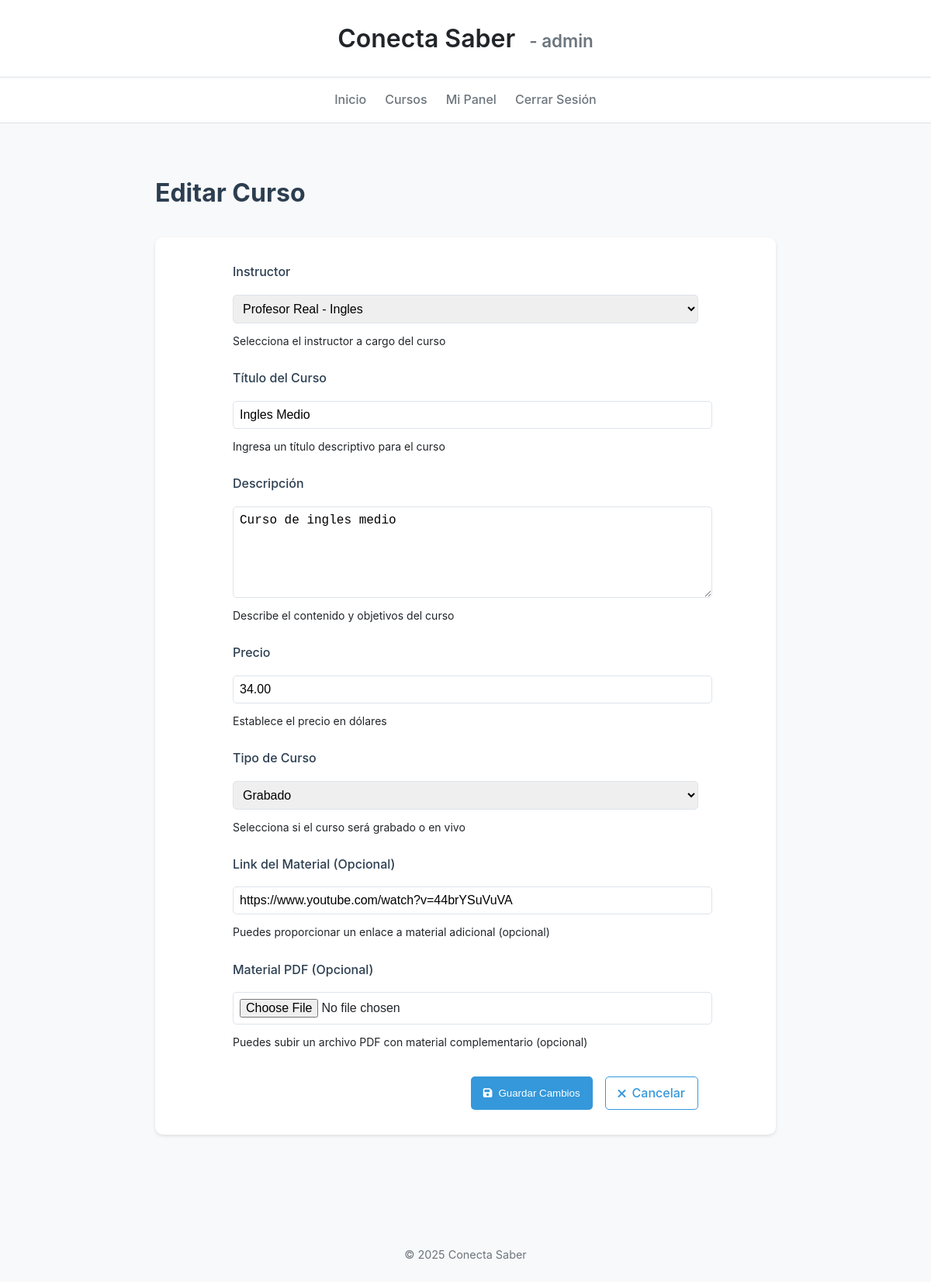
The app's page /administracion/cursos/7/editar/ (signed in) with its own data.
### core/models.py (models this page shows, shortened)
class Usuario(AbstractUser):
    nombre_completo = models.CharField(max_length=100)
    es_estudiante = models.BooleanField(default=False)
    es_instructor = models.BooleanField(default=False)
    es_administrador = models.BooleanField(default=False)
    titulo_especialidad = models.CharField(max_length=100, blank=True, null=True, help_text="Título o especialidad del instructor (ej: 'Profesor de Historia', 'Ingeniero en Sistemas')")
    def __str__(self):
        if self.es_instructor and self.titulo_especialidad:
            return f"{self.nombre_completo} - {self.titulo_especialidad}"
        return f"{self.nombre_completo}"

class Curso(models.Model):
    instructor = models.ForeignKey(Usuario, on_delete=models.CASCADE, related_name='cursos')
    titulo = models.CharField(max_length=100)
    slug = models.SlugField(unique=True, blank=True)
    descripcion = models.TextField()
    precio = models.DecimalField(max_digits=10, decimal_places=2)
    tipo = models.CharField(
        max_length=20,
        choices=[('grabado', 'Grabado'), ('en vivo', 'En vivo')]
    )
    estado = models.CharField(
        max_length=20,
        choices=[('activo', 'Activo'), ('inactivo', 'Inactivo')],
        default='activo'
    )
    link_material = models.URLField(blank=True, null=True, help_text="Link opcional para material adicional del curso")
    archivo_pdf = models.FileField(upload_to='cursos/pdfs/', blank=True, null=True, help_text="Archivo PDF opcional para el curso")
    fecha_creacion = models.DateTimeField(auto_now_add=True)
    fecha_actualizacion = models.DateTimeField(auto_now=True)
    class Meta:
        ordering = ['-fecha_creacion']

### core/views.py (the view)
# urls.py: path('administracion/cursos/<int:pk>/editar/', views.edit_course, name='edit_course'),
@login_required
def edit_course(request: HttpRequest, pk: int) -> HttpResponse:
    if not request.user.is_superuser:
        messages.error(request, 'No tienes permisos para editar cursos.')
        return redirect('admin_courses')
    curso = get_object_or_404(Curso, pk=pk)
    if request.method == 'POST':
        form = CourseForm(request.POST, instance=curso)
        if form.is_valid():
            form.save()
            messages.success(request, 'Curso actualizado exitosamente.')
            return redirect('admin_courses')
    else:
        form = CourseForm(instance=curso)
    return render(request, 'core/admin/edit_course.html', {
        'form': form,
        'curso': curso
    })

### core/templates/core/admin/edit_course.html (shortened to what this page needs)
{% extends "core/base.html" %}
{% block content %}
<div class="admin-content">
    <div class="page-header">
        <h2>Editar Curso</h2>
    </div>
    <div class="section">
        <form method="post" class="course-form" id="courseForm">
            {% for field in form %}
            <div class="form-group">
                <label for="{{ field.id_for_label }}">{{ field.label }}</label>
                {{ field }}
                {% if field.help_text %}
                <small class="form-text text-muted">{{ field.help_text }}</small>
                {% endif %}
            </div>
            {% endfor %}
            <div class="form-actions">
                <button type="submit" class="btn btn-primary">
                    <i class="fas fa-save"></i> Guardar Cambios
                </button>
                <a href="{% url 'admin_courses' %}" class="btn btn-outline">
                    <i class="fas fa-times"></i> Cancelar
                </a>
            </div>
        </form>
    </div>
</div>
{% endblock %}

### core/templates/core/base.html (shortened to what this page needs)
<!DOCTYPE html>
<html lang="es">
<head>
    <link rel="stylesheet" href="https://cdnjs.cloudflare.com/ajax/libs/font-awesome/6.0.0/css/all.min.css">
    {% load static %}
    <link rel="stylesheet" href="{% static 'core/css/buttons.css' %}">
    <link rel="stylesheet" href="{% static 'core/css/auth.css' %}">
    <link rel="stylesheet" href="{% static 'core/css/dashboard.css' %}">
</head>
<body>
    <header>
        <h1>
            <a href="{% url 'home' %}" style="text-decoration: none; color: inherit;">
                Conecta Saber
                {% if user.is_authenticated %}
                    <span style="font-size: 0.7em; color: var(--secondary-color); margin-left: 10px;">
                        - {{ user.username }}
                    </span>
                {% endif %}
            </a>
        </h1>
    </header>
    <nav>
        <a href="{% url 'home' %}">Inicio</a>
        <a href="{% url 'course_list' %}">Cursos</a>
        {% if user.is_authenticated %}
            {% if user.is_superuser %}
                <a href="{% url 'admin_dashboard' %}">Mi Panel</a>
            {% elif user.es_instructor %}
                <a href="{% url 'instructor_dashboard' %}">Mi Panel</a>
            {% else %}
                <a href="{% url 'dashboard' %}">Mi Panel</a>
            {% endif %}
            <a href="{% url 'logout' %}">Cerrar Sesión</a>
        {% else %}
            <a href="{% url 'login' %}">Iniciar Sesión</a>
        {% endif %}
    </nav>
    <main>
        {% block content %}{% endblock %}
    </main>
    <footer>
        <p>&copy; {% now "Y" %} Conecta Saber</p>
    </footer>
</body>
</html>

### core/static/core/css/auth.css (style rules this page uses)
.form-group { display: flex; flex-direction: column; gap: 0.5rem; }

### core/templates/core/base.html (style rules this page uses)
:root { --primary-color: #007bff; --secondary-color: #6c757d; --background-color: #f8f9fa; --text-color: #212529; --card-bg: #ffffff; --border-color: #dee2e6; }
body { font-family: -apple-system, BlinkMacSystemFont, "Segoe UI", Roboto, "Helvetica Neue", Arial, sans-serif; margin: 0; background-color: var(--background-color); color: var(--text-color); line-height: 1.6; }
header { background-color: var(--card-bg); color: var(--text-color); padding: 1.5rem 2rem; text-align: center; border-bottom: 1px solid var(--border-color); }
header h1 { margin: 0; font-weight: 600; }
nav { background-color: var(--card-bg); padding: 1rem; border-bottom: 1px solid var(--border-color); display: flex; justify-content: center; gap: 1.5rem; }
nav a { color: var(--secondary-color); text-decoration: none; font-weight: 500; transition: color 0.2s; }
main { padding: 2rem; max-width: 960px; margin: 0 auto; }
footer { text-align: center; padding: 2rem; margin-top: 2rem; color: var(--secondary-color); font-size: 0.9rem; }
.btn { display: inline-block; background-color: var(--primary-color); color: white; padding: 0.6rem 1.2rem; border-radius: 5px; text-decoration: none; font-weight: 500; transition: background-color 0.2s; }

### core/templates/core/admin/edit_course.html (style rules this page uses)
.admin-content { max-width: 800px; margin: 0 auto; padding: 2rem; }
.page-header { margin-bottom: 2rem; }
.page-header h2 { font-size: 2rem; color: #2c3e50; margin: 0; }
.section { background: white; padding: 2rem; border-radius: 10px; box-shadow: 0 2px 4px rgba(0,0,0,0.1); }
.course-form { max-width: 600px; margin: 0 auto; }
.form-group { margin-bottom: 1.5rem; }
.form-group label { display: block; margin-bottom: 0.5rem; font-weight: 500; color: #2c3e50; }
.form-group input, .form-group textarea, .form-group select { width: 100%; padding: 0.5rem; border: 1px solid #dce4ec; border-radius: 5px; font-size: 1rem; }
.form-group textarea { resize: vertical; min-height: 100px; }
.form-text { margin-top: 0.25rem; font-size: 0.875rem; }
.form-actions { margin-top: 2rem; display: flex; gap: 1rem; justify-content: flex-end; }
.btn { display: inline-flex; align-items: center; gap: 0.5rem; padding: 0.5rem 1rem; border-radius: 5px; text-decoration: none; font-weight: 500; transition: all 0.3s ease; cursor: pointer; border: none; }
.btn-primary { background-color: #3498db; color: white; }
.btn-outline { background: none; border: 1px solid #3498db; color: #3498db; }

### records on screen
Usuario: username "admin"
Curso: form "Profesor Real - Ingles" "Ingles Medio" "Curso de ingles medio" "34.00" "Grabado" "https://www.youtube.com/watch?v=44brYSuVuVA"

### other values on screen
{{ field.label }} "Instructor" "Título del Curso" "Descripción" "Precio" "Tipo de Curso" "Link del Material (Opcional)" "Material PDF (Opcional)"
{{ field.help_text }} "Selecciona el instructor a cargo del curso" "Ingresa un título descriptivo para el curso" "Describe el contenido y objetivos del curso" "Establece el precio en dólares" "Selecciona si el curso será grabado o en vivo" "Puedes proporcionar un enlace a material adicional (opcional)" "Puedes subir un archivo PDF con material complementario (opcional)"
